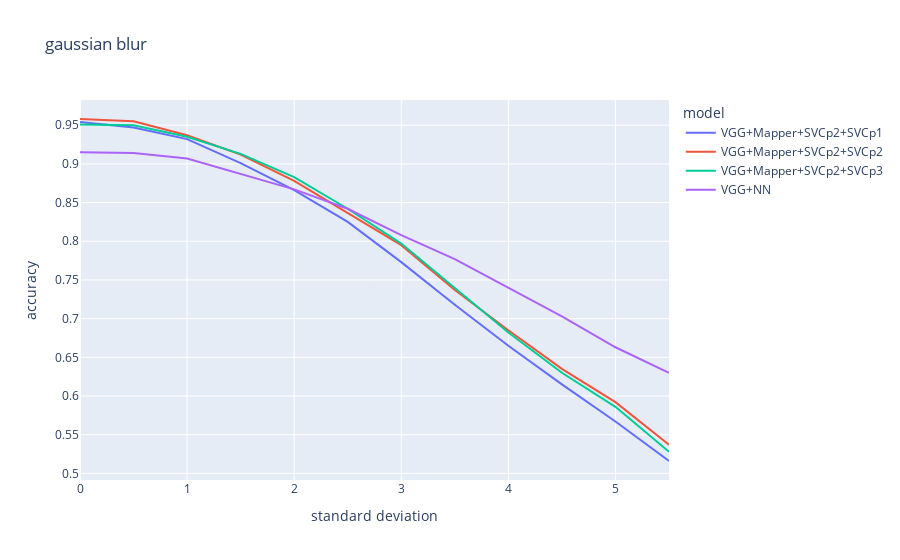

The notebook cell this image was saved under:
### Code cell
fig = px.line(df, x="standard deviation", y="accuracy", color='model', title='gaussian blur')
fig.show()

### Figure 1 — Plotly figure (JSON) as saved in the notebook; plotly's stock layout.template omitted (floating-point values rounded to 4 significant figures)
{"data": [{"hovertemplate": "model=VGG+Mapper+SVCp2+SVCp1<br>standard deviation=%{x}<br>accuracy=%{y}<extra></extra>", "legendgroup": "VGG+Mapper+SVCp2+SVCp1", "line": {"color": "#636efa", "dash": "solid"}, "mode": "lines", "name": "VGG+Mapper+SVCp2+SVCp1", "orientation": "v", "showlegend": true, "type": "scatter", "x": [0.0, 0.5, 1.0, 1.5, 2.0, 2.5, 3.0, 3.5, 4.0, 4.5, 5.0, 5.5], "xaxis": "x", "y": [0.954, 0.947, 0.932, 0.901, 0.866, 0.825, 0.773, 0.718, 0.665, 0.615, 0.567, 0.516], "yaxis": "y"}, {"hovertemplate": "model=VGG+Mapper+SVCp2+SVCp2<br>standard deviation=%{x}<br>accuracy=%{y}<extra></extra>", "legendgroup": "VGG+Mapper+SVCp2+SVCp2", "line": {"color": "#EF553B", "dash": "solid"}, "mode": "lines", "name": "VGG+Mapper+SVCp2+SVCp2", "orientation": "v", "showlegend": true, "type": "scatter", "x": [0.0, 0.5, 1.0, 1.5, 2.0, 2.5, 3.0, 3.5, 4.0, 4.5, 5.0, 5.5], "xaxis": "x", "y": [0.958, 0.955, 0.937, 0.912, 0.878, 0.837, 0.795, 0.737, 0.685, 0.635, 0.592, 0.537], "yaxis": "y"}, {"hovertemplate": "model=VGG+Mapper+SVCp2+SVCp3<br>standard deviation=%{x}<br>accuracy=%{y}<extra></extra>", "legendgroup": "VGG+Mapper+SVCp2+SVCp3", "line": {"color": "#00cc96", "dash": "solid"}, "mode": "lines", "name": "VGG+Mapper+SVCp2+SVCp3", "orientation": "v", "showlegend": true, "type": "scatter", "x": [0.0, 0.5, 1.0, 1.5, 2.0, 2.5, 3.0, 3.5, 4.0, 4.5, 5.0, 5.5], "xaxis": "x", "y": [0.951, 0.95, 0.935, 0.913, 0.883, 0.842, 0.797, 0.739, 0.682, 0.63, 0.586, 0.528], "yaxis": "y"}, {"hovertemplate": "model=VGG+NN<br>standard deviation=%{x}<br>accuracy=%{y}<extra></extra>", "legendgroup": "VGG+NN", "line": {"color": "#ab63fa", "dash": "solid"}, "mode": "lines", "name": "VGG+NN", "orientation": "v", "showlegend": true, "type": "scatter", "x": [0.0, 0.5, 1.0, 1.5, 2.0, 2.5, 3.0, 3.5, 4.0, 4.5, 5.0, 5.5], "xaxis": "x", "y": [0.915, 0.914, 0.907, 0.887, 0.867, 0.842, 0.808, 0.777, 0.74, 0.703, 0.663, 0.63], "yaxis": "y"}], "layout": {"legend": {"title": {"text": "model"}, "tracegroupgap": 0}, "title": {"text": "gaussian blur"}, "xaxis": {"anchor": "y", "domain": [0.0, 1.0], "title": {"text": "standard deviation"}}, "yaxis": {"anchor": "x", "domain": [0.0, 1.0], "title": {"text": "accuracy"}}}}
